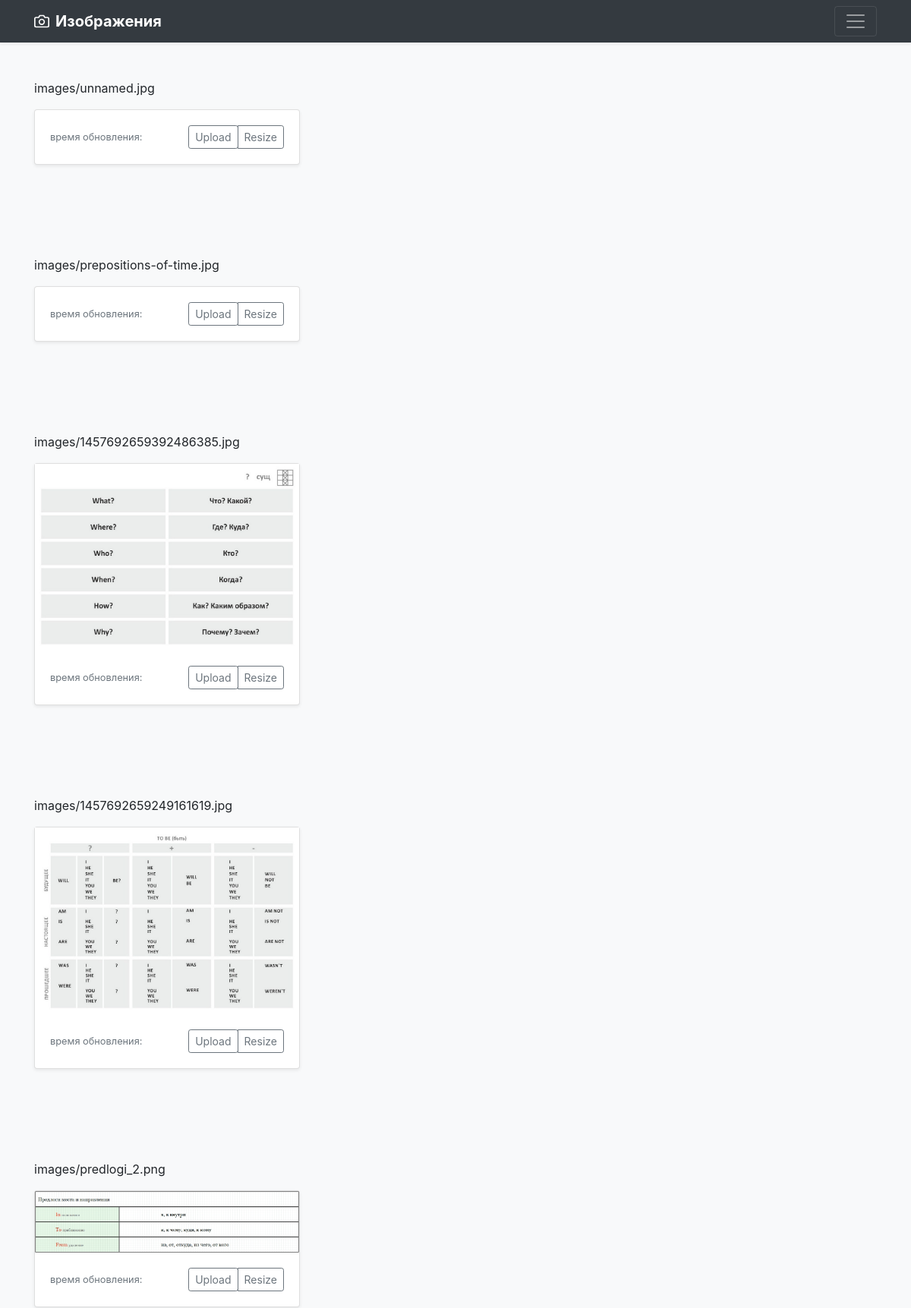
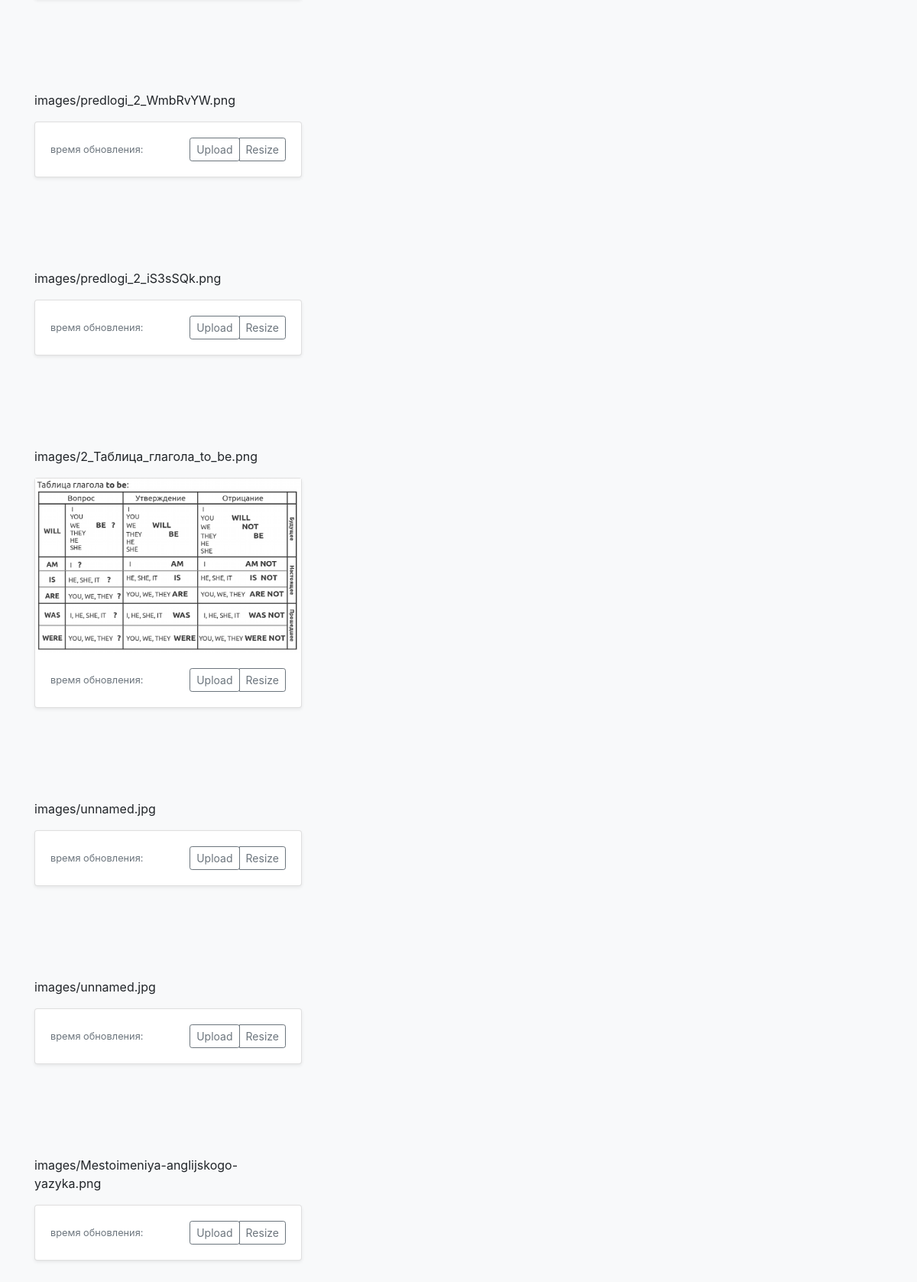
The page / (upper part) on the database its author committed (2 pictures, top to bottom).
### ImagesApp/models.py (models this page shows)
class Images(models.Model):
    images = models.FileField(upload_to='images/')
    update_date = models.DateTimeField(max_length=140, default=datetime.now)
    class Meta:
        verbose_name = "Картинка"
        verbose_name_plural = "Картинки"

### ImagesApp/views.py (the view)
# urls.py: path('', ShowImage.as_view()),
class ShowImage(View):
    def get(self, request):
        images = Images.objects.all()
        context = {'all_images': images}
        return render(request, 'ImagesApp/index.html', context)

### ImagesApp/templates/ImagesApp/index.html
{% extends "ImagesApp/major.html" %}
{% block content %}
{% load static %}
{% for img in all_images %}
<div class="album py-5 bg-light">
    <div class="container">
        <div class="row">
            <div class="col-md-4">
                <p>{{img.images}}</p>
                <div class="card mb-4 shadow-sm">
                    <img src="{{ MEDIA_URL }}{{ img.images }}" alt="">
                    <div class="card-body">
                        <div class="d-flex justify-content-between align-items-center">
                            <small class="text-muted">время обновления: </small>
                            <div class="btn-group">
                                <a href="/upload/?img={{ img.images }}"><button type="button" class="btn btn-sm btn-outline-secondary">Upload</button></a>
                                <button type="button" class="btn btn-sm btn-outline-secondary">Resize</button>
                            </div>
                        </div>
                    </div>
                </div>
            </div>
        </div>
    </div>
</div>
{% endfor %}
{% endblock %}

### ImagesApp/templates/ImagesApp/major.html (shortened to what this page needs)
<!doctype html>
<html lang="en">
<head>
    {% load static %}
    <link rel="stylesheet" href="https://stackpath.bootstrapcdn.com/bootstrap/4.5.0/css/bootstrap.min.css"
>
    <link href="{% static 'ImagesApp/css/style.css' %}" rel="stylesheet">
</head>
<body>
<header>
    <div class="navbar navbar-dark bg-dark shadow-sm">
        <div class="container d-flex justify-content-between">
            <a href="#" class="navbar-brand d-flex align-items-center">
                <strong>Изображения</strong>
            </a>
            <button class="navbar-toggler" type="button" data-toggle="collapse" data-target="#navbarHeader"
                    aria-controls="navbarHeader" aria-expanded="false" aria-label="Toggle navigation">
                <span class="navbar-toggler-icon"></span>
            </button>
        </div>
    </div>
</header>
<main role="main">
    {% block content %}
    {% endblock %}
</main>
</body>
</html>

### rows shown on the page
Images: images "images/unnamed.jpg"
Images: images "images/prepositions-of-time.jpg"
Images: images "images/1457692659392486385.jpg", images (picture)
Images: images "images/1457692659249161619.jpg", images (picture)
Images: images "images/predlogi_2.png", images (picture)
Images: images "images/predlogi_2_WmbRvYW.png"
Images: images "images/predlogi_2_iS3sSQk.png"
Images: images "images/2_Таблица_глагола_to_be.png", images (picture)
Images: images "images/unnamed.jpg"
Images: images "images/unnamed.jpg"
Images: images "images/Mestoimeniya-anglijskogo-yazyka.png"
